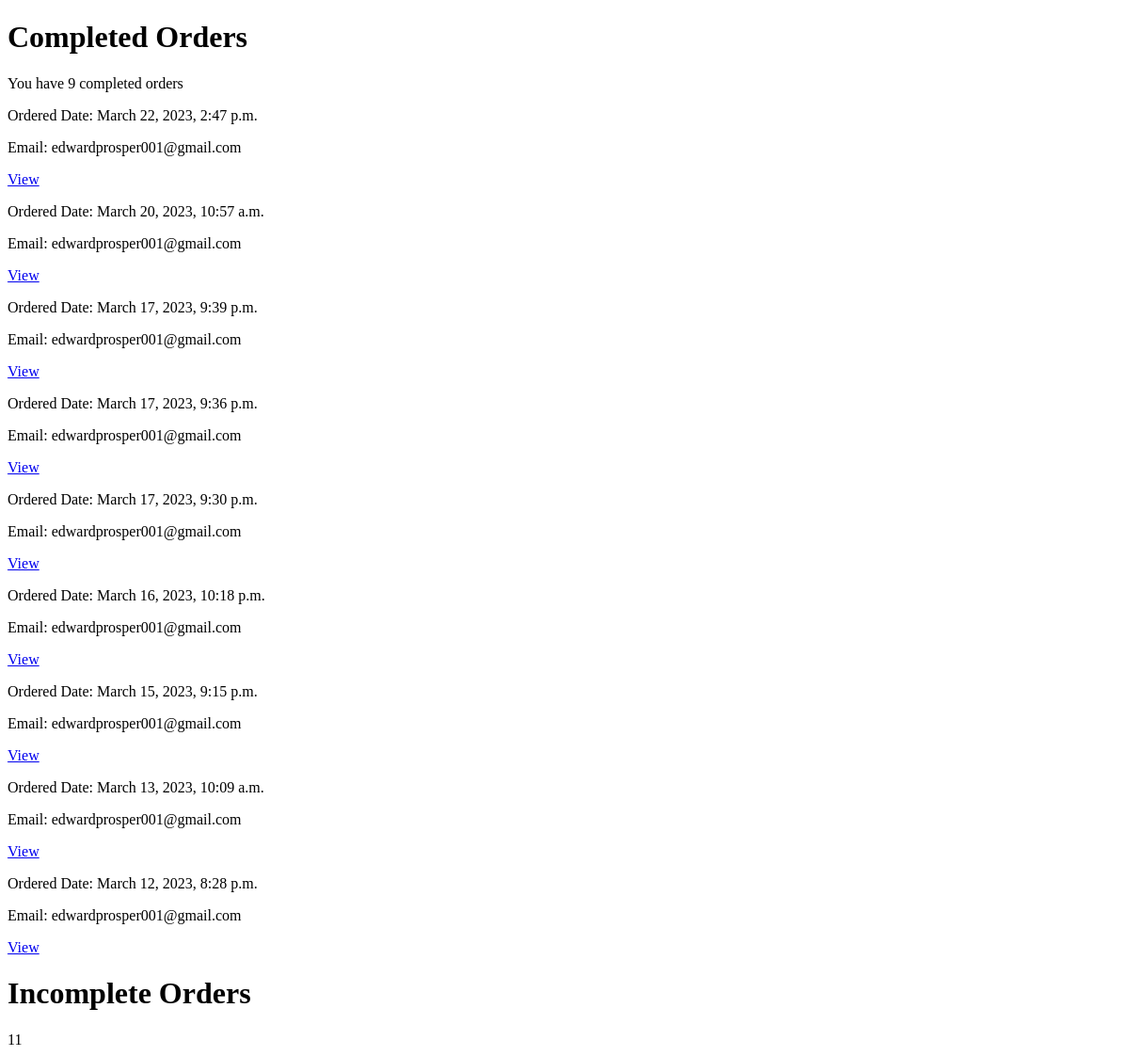
Before: /orders/orders/history/ (signed in) with the older database file.
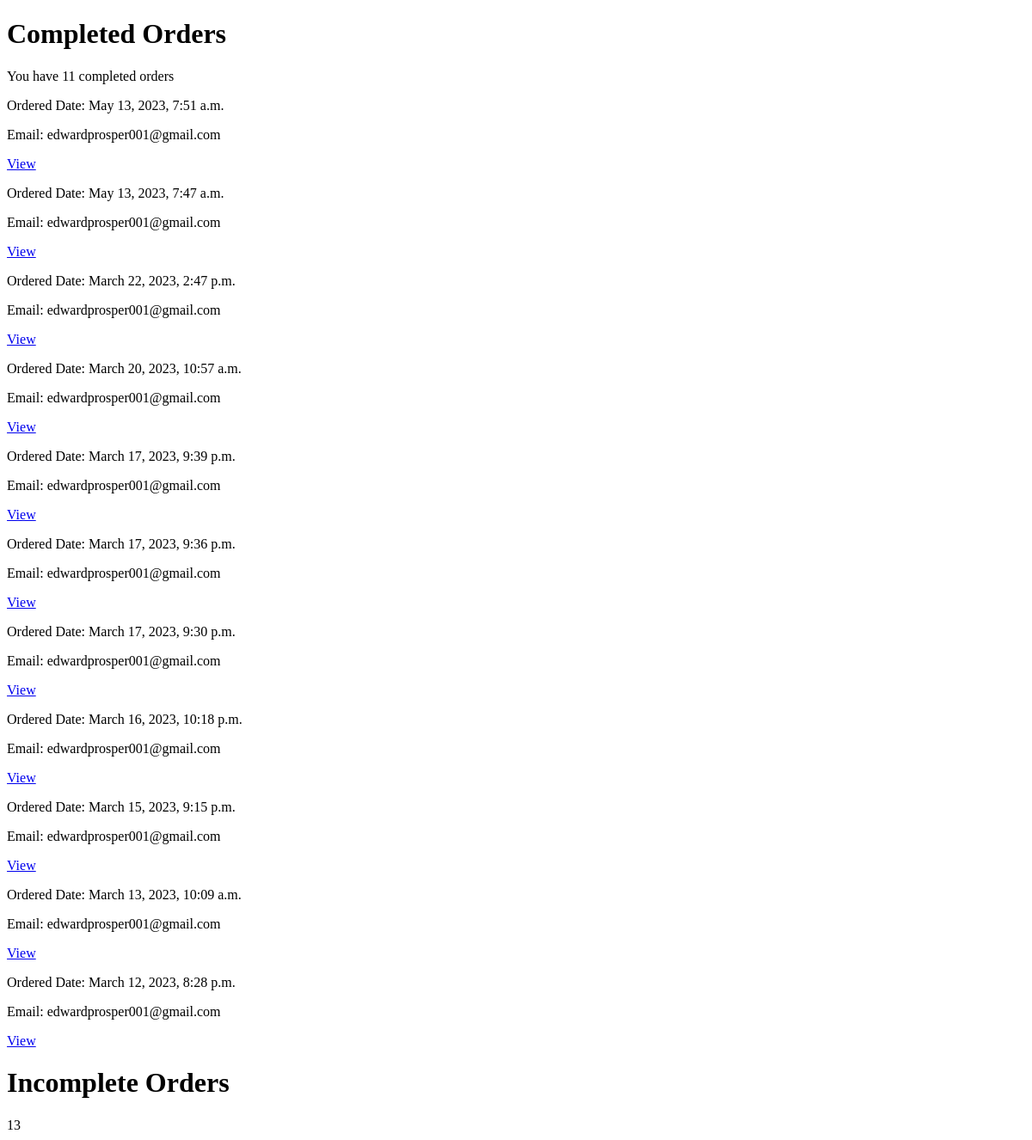
After: the same page with the newer database file.
### core/models.py (models this page shows, shortened)
class Order_Payment(models.Model):      # You just created this....
    order = models.ForeignKey(Order, on_delete=models.CASCADE)
    amount = models.PositiveIntegerField()
    ref = models.CharField(max_length=200)
    email = models.EmailField()
    verified = models.BooleanField(default=False)
    date_created = models.DateTimeField(auto_now_add=True)
    class Meta:
        ordering = ["-date_created"]
        verbose_name = "Ordered & Paid"
        verbose_name_plural = "Ordered & Paid"

### orders/models.py (models this page shows, shortened)
class Order(models.Model):
    first_name = models.CharField(max_length=50)
    last_name = models.CharField(max_length=50)
    email = models.EmailField()
    phone_number = models.CharField(max_length=11)
    address = models.CharField(max_length=250)
    postal_code = models.CharField(max_length=20)
    city = models.ForeignKey(LGA, on_delete=models.CASCADE)
    delivery_fee = ChainedForeignKey(Delivery_prices, chained_field="city",
                                     chained_model_field="city",
                                     show_all=False,
                                    auto_choose=True,
                                    sort=True)
    created = models.DateTimeField(auto_now_add=True)
    updated = models.DateTimeField(auto_now=True)
    paid = models.BooleanField(default=False)
    ref = models.CharField(max_length=200)
    refund_requested = models.BooleanField(default=False)
    refund_granted = models.BooleanField(default=False)
    coupon = models.ForeignKey(Coupon,
                               related_name='orders',
                               null=True,
                               blank=True,
                               on_delete=models.SET_NULL)
    discount = models.IntegerField(default=0,
                                   validators=[MinValueValidator(0),
                                       MaxValueValidator(100)])
    class Meta:
        ordering = ['-created']
        indexes = [
            models.Index(fields=['-created']),
        ]

### orders/views.py (the view)
# urls.py: path("orders/history/", views.order_history, name="order-history"),
@login_required
def order_history(request):
    completed_orders = Order_Payment.objects.filter(email=request.user.email, verified=True)
    incomplete_orders = Order.objects.filter(email=request.user.email, paid=False)
    context = {
        "incomplete_orders": incomplete_orders,
        "completed_orders": completed_orders
    }
    return render(request, "orders/order/history2.html", context)

### cart/context_processors.py (called while the page is built)
def cart(request):
    return {'cart': Cart(request)}

### orders/templates/orders/order/history2.html (shortened to what this page needs)
<!DOCTYPE html>
<html lang="en">
<head>
</head>
<body>
    <h1>Completed Orders</h1>
    You have {{ completed_orders.count }} completed orders
    {% for order in completed_orders %}
        <p>Ordered Date: {{ order.order.created }}</p>
        <p>Email: {{ order.email }}</p>
        <a href="{% url 'orders:user-order-detail' order.id %}">View</a>
    {% endfor %}
    <h1>Incomplete Orders</h1>
    {{ incomplete_orders.count}}
</body>
</html>

Changed rows visible on the page:
added Order_Payment: order.created "May 13, 2023, 7:51 a.m.", email "edwardprosper001@gmail.com"
added Order_Payment: order.created "May 13, 2023, 7:47 a.m.", email "edwardprosper001@gmail.com"
Other visible differences:
{{ completed_orders.count }}: "9" → "11"
{{ incomplete_orders.count }}: "11" → "13"
